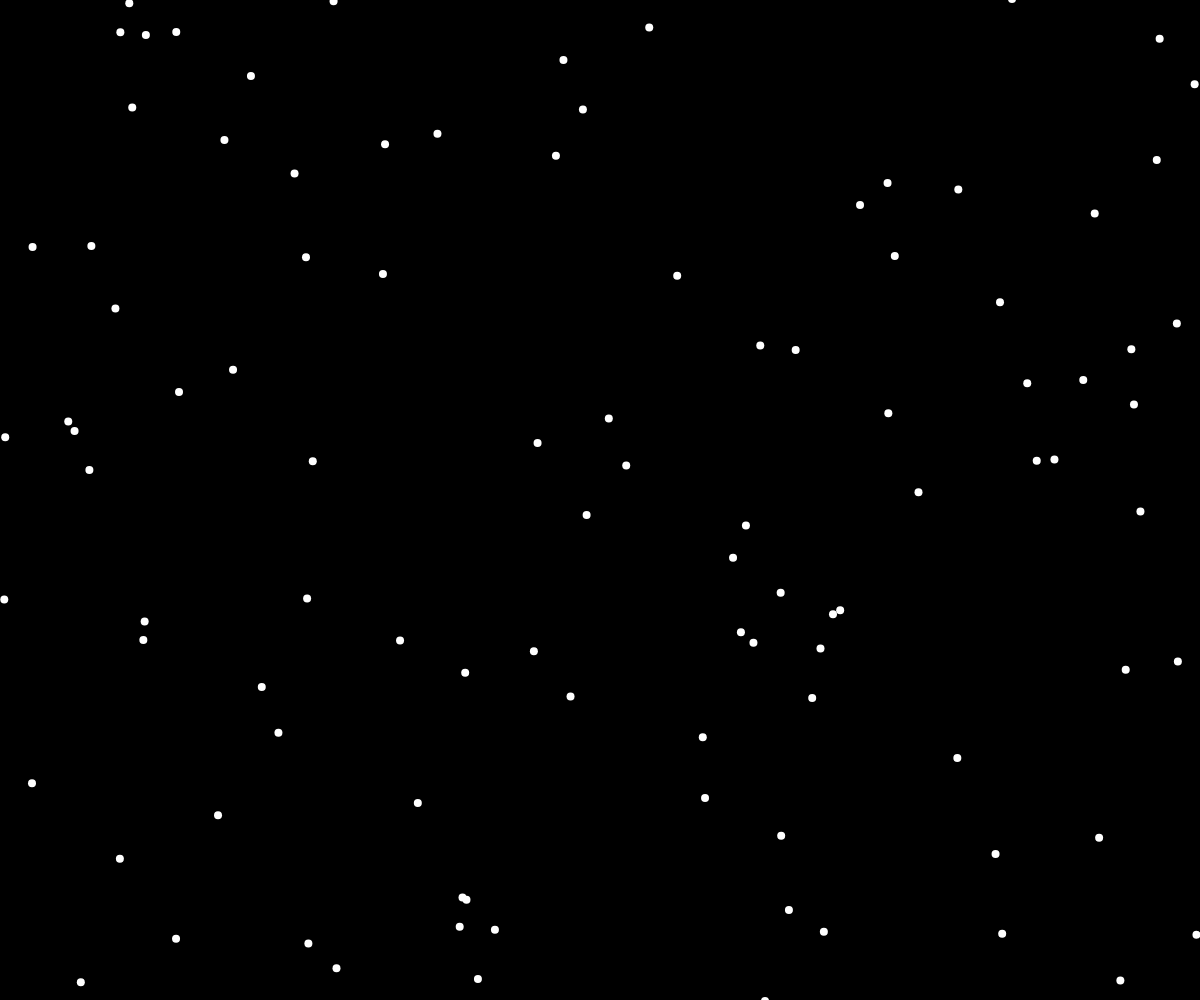
Frame 1 (no input)
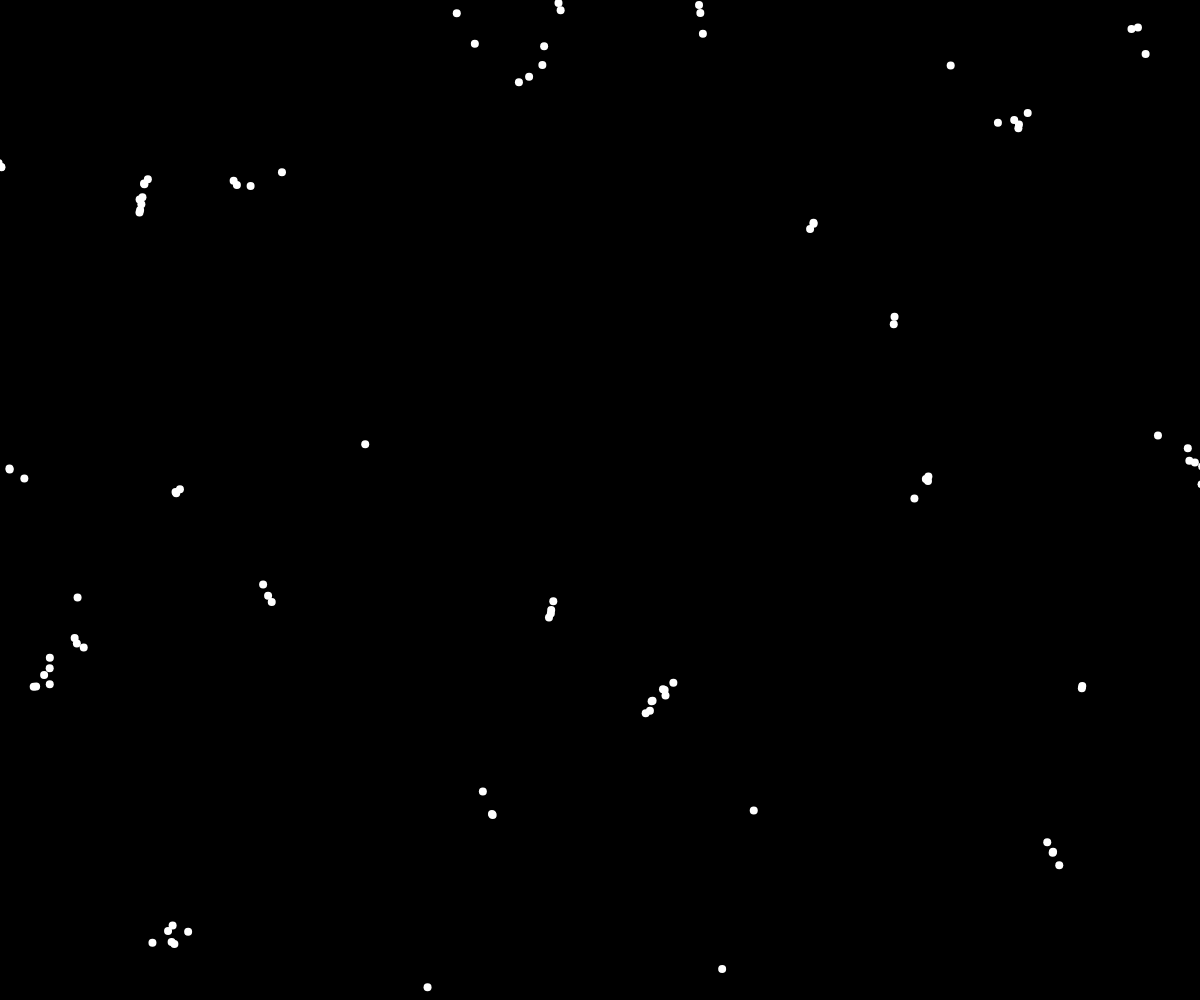
Frame 60 (no input)
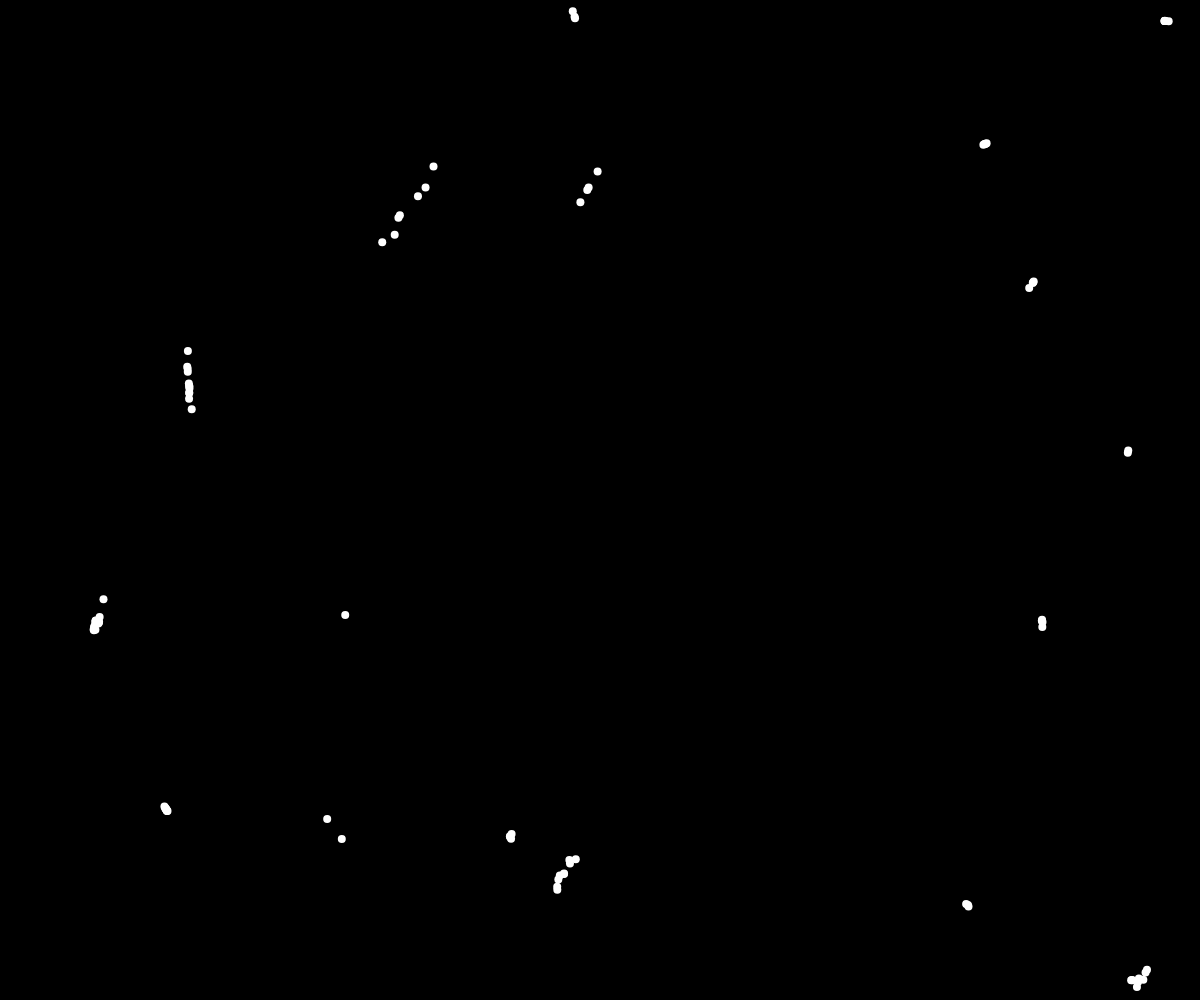
Frame 120 (the mouse pressed at the canvas centre since frame 60)

The p5.js sketch that drew these frames (run headless with seeded random() and noise() and a simulated clock; from frame 60 on, the mouse is pressed at the canvas centre):

// p5.js sketch
// ── sketch.js
const flock = []
function setup(){
    createCanvas(windowWidth, windowHeight)
    for (let index = 0; index < 100; index++) {
        flock.push(new Boid()) 
    }
    
}
function draw(){
    background(0);
    for(let boid of flock){
        boid. edges()
        boid.flock(flock)
        boid.update()
        boid.show()
    }
}
// ── boid.js
class Boid {
    constructor(){
        this.position = createVector(random(width),random(height))
        this.velocity = p5.Vector.random2D()
        this.velocity.setMag(random(2,4))
        this.acceleration = createVector()
        this.maxForce = 0.2
        this.maxSpeed = 4
    }
    edges(){
        if(this.position.x > width){
            this.position.x =0
        } else if (this.position.x < 0 ){
            this.position.x =width
        }
        if(this.position.y > height){
            this.position.y =0
        } else if (this.position.y < 0 ){
            this.position.y = height
        }
    }

    align(boids){
        let perceptionRadius = 60 //define the perception radius
        let total =0
        let steering = createVector()
        for (let other of boids) {
            let d = dist(this.position.x, this.position.y,other.position.x,other.position.y) //check the distance
            if(other != this && d < perceptionRadius){ //check if someone is near me 
                steering.add(other.velocity)
                total++
            }
        }
        if(total > 0)
        {
            steering.div(total)
            steering.setMag(this.maxSpeed)
            steering.sub(this.velocity)
            steering.limit(this.maxForce)
           
       }
       return steering
    }

    cohesion(boids){
        let perceptionRadius = 100 //define the perception radius
        let total =0
        let steering = createVector()
        for (let other of boids) {
            let d = dist(this.position.x, this.position.y,other.position.x,other.position.y) //check the distance
            if(other != this && d < perceptionRadius){ //check if someone is near me 
                steering.add(other.position)
                total++
            }
        }
        if(total > 0)
        {
            steering.div(total)
            steering.sub(this.position)
            steering.setMag(this.maxSpeed)
            steering.sub(this.velocity)
            steering.limit(this.maxForce)
           
       }
       return steering
    }




    flock(boids){
        this.acceleration.mult(0)
        let allingment = this.align(boids)
        let cohesion = this.cohesion(boids)
        //accumulating allignment and cohesion force simply by adding
        this.acceleration.add(allingment) 
        this.acceleration.add(cohesion)
    }



    update(){
        this.position.add(this.velocity)
        this.velocity.add(this.acceleration)
        this.velocity.limit(this.maxSpeed)
    }

    show(){
        strokeWeight(8)
        stroke(255)
        point(this.position.x, this.position.y)
    }
}
